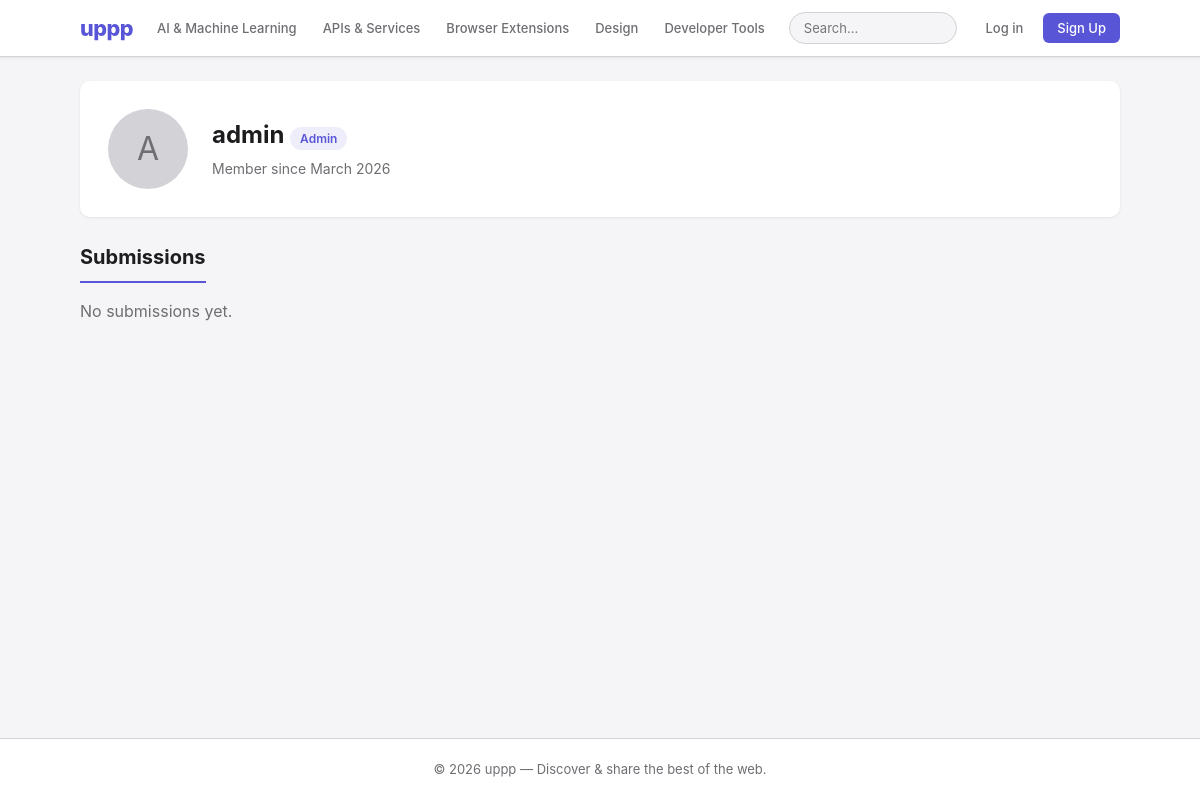
The page /profile.php?id=1 on the database its author committed.
### tables this page shows
CREATE TABLE `categories` (
  `id`          int(11)      NOT NULL AUTO_INCREMENT,
  `name`        varchar(100) NOT NULL,
  `slug`        varchar(100) NOT NULL,
  `description` text         DEFAULT NULL,
  PRIMARY KEY (`id`),
  UNIQUE KEY `name` (`name`),
  UNIQUE KEY `slug` (`slug`)
);

CREATE TABLE `users` (
  `id`            int(11)              NOT NULL AUTO_INCREMENT,
  `username`      varchar(50)          NOT NULL,
  `email`         varchar(255)         NOT NULL,
  `password_hash` varchar(255)         NOT NULL,
  `role`          enum('user','admin') NOT NULL DEFAULT 'user',
  `is_banned`     tinyint(1)           NOT NULL DEFAULT 0,
  `bio`           text                 DEFAULT NULL,
  `avatar_path`   varchar(255)         DEFAULT NULL,
  `website_url`   varchar(255)         DEFAULT NULL,
  `created_at`    datetime             NOT NULL DEFAULT current_timestamp(),
  `updated_at`    datetime             NOT NULL DEFAULT current_timestamp() ON UPDATE current_timestamp(),
  PRIMARY KEY (`id`),
  UNIQUE KEY `username` (`username`),
  UNIQUE KEY `email` (`email`)
);

### includes/functions.php (called while the page is built, shortened)
<?php
function sanitize(string $value): string {
    return htmlspecialchars(trim($value), ENT_QUOTES, 'UTF-8');
}
function get_categories(PDO $pdo): array {
    return $pdo->query('SELECT * FROM categories ORDER BY name')->fetchAll();
}

### includes/auth.php (called while the page is built, shortened)
<?php
function is_logged_in(): bool {
    return isset($_SESSION['user_id']);
}

### profile.php (the view, shortened to what this page needs)
<?php
require_once 'includes/db.php';
require_once 'includes/functions.php';
require_once 'includes/auth.php';
$id = (int)($_GET['id'] ?? 0);
$stmt = $pdo->prepare('SELECT id, username, bio, avatar_path, website_url, role, created_at FROM users WHERE id = ?');
$stmt->execute([$id]);
$profile = $stmt->fetch();
$isOwn = is_logged_in() && current_user_id() === $profile['id'];
if ($isOwn) {
    $countSql = "SELECT COUNT(*) FROM submissions WHERE user_id = ?";
} else {
    $countSql = "SELECT COUNT(*) FROM submissions WHERE user_id = ? AND status = 'approved'";
}
$pagination = paginate($pdo, $countSql, [$id]);
if ($isOwn) {
    $statusFilter = "";
} else {
    $statusFilter = "AND s.status = 'approved'";
}
$stmt = $pdo->prepare("
    SELECT s.*, c.name AS category_name, c.slug AS category_slug,
           COALESCE(SUM(v.vote_type), 0) AS net_votes,
           (SELECT COUNT(*) FROM comments cm WHERE cm.submission_id = s.id) AS comment_count
    FROM submissions s
    JOIN categories c ON s.category_id = c.id
    LEFT JOIN votes v ON v.submission_id = s.id
    WHERE s.user_id = ? $statusFilter
    GROUP BY s.id
    ORDER BY s.created_at DESC
    LIMIT {$pagination['limit']} OFFSET {$pagination['offset']}
");
$stmt->execute([$id]);
$submissions = $stmt->fetchAll();
require_once 'includes/header.php';
?>
<div class="profile-header">
    <?php if ($profile['avatar_path']): ?>
        <img src="<?= sanitize($profile['avatar_path']) ?>" alt="Avatar" class="profile-avatar">
    <?php else: ?>
        <div class="profile-avatar" style="display:flex;align-items:center;justify-content:center;font-size:2rem;color:var(--color-text-muted);">
            <?= strtoupper(mb_substr($profile['username'], 0, 1)) ?>
        </div>
    <?php endif; ?>
    <div class="profile-info">
        <h1><?= sanitize($profile['username']) ?>
            <?php if ($profile['role'] === 'admin'): ?>
                <span class="badge badge-primary">Admin</span>
            <?php endif; ?>
        </h1>
        <p>Member since <?= date('F Y', strtotime($profile['created_at'])) ?></p>
    </div>
</div>
<h2 class="section-title">Submissions</h2>
<?php if (empty($submissions)): ?>
    <p style="color: var(--color-text-muted);">No submissions yet.</p>
<?php endif; ?>
<?php require_once 'includes/footer.php'; ?>

### includes/header.php (shortened to what this page needs)
<!DOCTYPE html>
<html lang="en">
<head>
    <link rel="stylesheet" href="<?= $baseUrl ?? '' ?>assets/css/style.css">
</head>
<body>
    <nav class="navbar">
        <div class="container navbar-inner">
            <a href="<?= $baseUrl ?? '' ?>index.php" class="logo">uppp</a>
            <div class="nav-menu">
                <div class="nav-categories">
                    <?php
                    $navCategories = get_categories($pdo);
                    foreach (array_slice($navCategories, 0, 5) as $cat): ?>
                        <a href="<?= $baseUrl ?? '' ?>category.php?slug=<?= sanitize($cat['slug']) ?>"><?= sanitize($cat['name']) ?></a>
                    <?php endforeach; ?>
                </div>
                <form class="search-form" action="<?= $baseUrl ?? '' ?>search.php" method="GET">
                    <input type="text" name="q" placeholder="Search..." value="<?= sanitize($_GET['q'] ?? '') ?>">
                </form>
                <div class="nav-auth">
                    <?php if (is_logged_in()): ?>
                        <a href="<?= $baseUrl ?? '' ?>submit.php" class="btn btn-primary btn-sm">+ Submit</a>
                        <a href="<?= $baseUrl ?? '' ?>profile.php?id=<?= current_user_id() ?>" class="nav-user">
                            <span class="nav-avatar"><?= strtoupper(substr($_SESSION['username'], 0, 1)) ?></span>
                            <?= sanitize($_SESSION['username']) ?>
                        </a>
                        <?php if (is_admin()): ?>
                            <a href="<?= $baseUrl ?? '' ?>admin/" class="badge badge-primary">Admin</a>
                        <?php endif; ?>
                        <a href="<?= $baseUrl ?? '' ?>logout.php" class="nav-logout" title="Log out">
                            <svg width="18" height="18" viewBox="0 0 24 24" fill="none" stroke="currentColor" stroke-width="2" stroke-linecap="round" stroke-linejoin="round"><path d="M9 21H5a2 2 0 01-2-2V5a2 2 0 012-2h4"/><polyline points="16 17 21 12 16 7"/><line x1="21" y1="12" x2="9" y2="12"/></svg>
                        </a>
                    <?php else: ?>
                        <a href="<?= $baseUrl ?? '' ?>login.php" class="nav-login">Log in</a>
                        <a href="<?= $baseUrl ?? '' ?>register.php" class="btn btn-primary btn-sm">Sign Up</a>
                    <?php endif; ?>
                </div>
            </div>
        </div>
    </nav>
    <main class="container">

### assets/css/style.css (style rules this page uses)
*, *::before, *::after { box-sizing: border-box; margin: 0; padding: 0; }
:root { --color-bg: #f5f5f7; --color-surface: #ffffff; --color-text: #1d1d1f; --color-text-muted: #6e6e73; --color-primary: #5856d6; --color-primary-hover: #4a48c4; --color-success: #34c759; --color-error: #ff3b30; --color-warning: #ff9500; --color-border: #d2d2d7; --color-upvote: #5856d6; --color-downvote: #ff3b30; --radius: 10px; --radius-sm: 6px; --shadow: 0 1px 3px rgba(0,0,0,0.08); --shadow-lg: 0 4px 12px rgba(0,0,0,0.1); --font: -apple-system, BlinkMacSystemFont, 'Segoe UI', Roboto, sans-serif; }
body { font-family: var(--font); background: var(--color-bg); color: var(--color-text); line-height: 1.6; min-height: 100vh; display: flex; flex-direction: column; }
a { color: var(--color-primary); text-decoration: none; }
.container { max-width: 1080px; margin: 0 auto; padding: 0 20px; width: 100%; }
main.container { flex: 1; padding-top: 24px; padding-bottom: 40px; }
.navbar { background: var(--color-surface); border-bottom: 1px solid var(--color-border); padding: 0; position: sticky; top: 0; z-index: 100; box-shadow: var(--shadow); }
.navbar-inner { display: flex; align-items: center; gap: 16px; height: 56px; }
.logo { font-size: 1.35rem; font-weight: 800; color: var(--color-primary); letter-spacing: -0.5px; flex-shrink: 0; }
.nav-menu { display: flex; align-items: center; gap: 16px; flex: 1; min-width: 0; }
.nav-categories { display: flex; gap: 10px; flex-shrink: 0; }
.nav-categories a { color: var(--color-text-muted); font-size: 0.8125rem; font-weight: 500; padding: 4px 8px; border-radius: var(--radius-sm); transition: background 0.15s, color 0.15s; }
.search-form { margin-left: auto; flex: 0 1 240px; min-width: 0; }
.search-form input { padding: 7px 14px; border: 1px solid var(--color-border); border-radius: 20px; font-size: 0.8125rem; width: 100%; outline: none; transition: border-color 0.2s, box-shadow 0.2s; font-family: var(--font); background: var(--color-bg); }
.nav-auth { display: flex; align-items: center; gap: 8px; font-size: 0.8125rem; flex-shrink: 0; }
.nav-auth a { color: var(--color-text-muted); font-weight: 500; }
.nav-auth a.btn-primary { color: #fff; }
.nav-login { padding: 6px 12px; border-radius: var(--radius-sm); transition: background 0.15s; }
.btn { display: inline-block; padding: 10px 20px; border: none; border-radius: var(--radius-sm); font-size: 0.875rem; font-weight: 600; cursor: pointer; text-align: center; transition: all 0.2s; font-family: var(--font); text-decoration: none; line-height: 1.4; }
.btn-primary { background: var(--color-primary); color: #fff; }
.btn-sm { padding: 6px 14px; font-size: 0.8125rem; }
.section-title { font-size: 1.25rem; font-weight: 700; margin-bottom: 16px; padding-bottom: 8px; border-bottom: 2px solid var(--color-primary); display: inline-block; }
.badge { display: inline-block; padding: 2px 10px; border-radius: 12px; font-size: 0.75rem; font-weight: 600; background: #ededf0; color: var(--color-text-muted); }
.badge-primary { background: rgba(88, 86, 214, 0.1); color: var(--color-primary); }
.profile-header { display: flex; gap: 24px; align-items: center; background: var(--color-surface); border-radius: var(--radius); padding: 28px; box-shadow: var(--shadow); margin-bottom: 24px; }
.profile-avatar { width: 80px; height: 80px; border-radius: 50%; object-fit: cover; background: var(--color-border); flex-shrink: 0; }
.profile-info h1 { font-size: 1.5rem; margin-bottom: 4px; }
.profile-info p { font-size: 0.875rem; color: var(--color-text-muted); margin-bottom: 2px; }

### rows shown on the page
categories: name "AI & Machine Learning"
categories: name "APIs & Services"
categories: name "Browser Extensions"
categories: name "Design"
categories: name "Developer Tools"
users: username "A", username "admin", created_at "March 2026"
